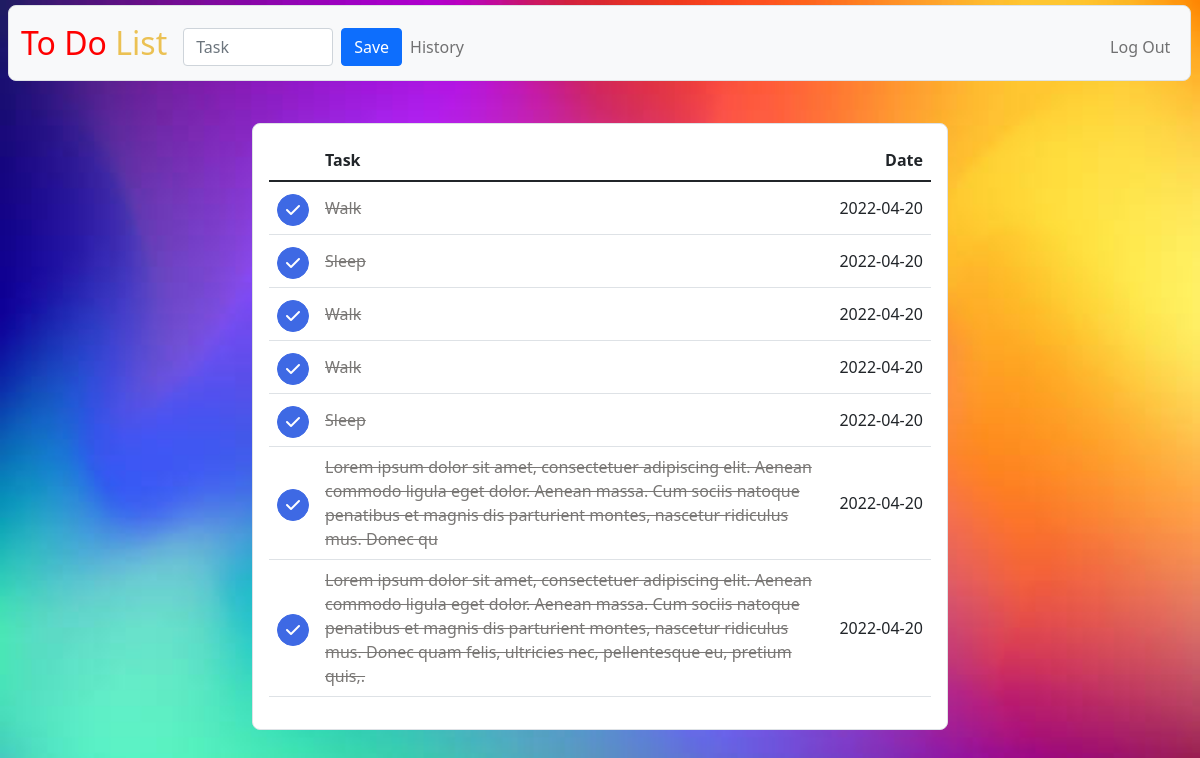
Page /history (signed in) on the earlier database version.
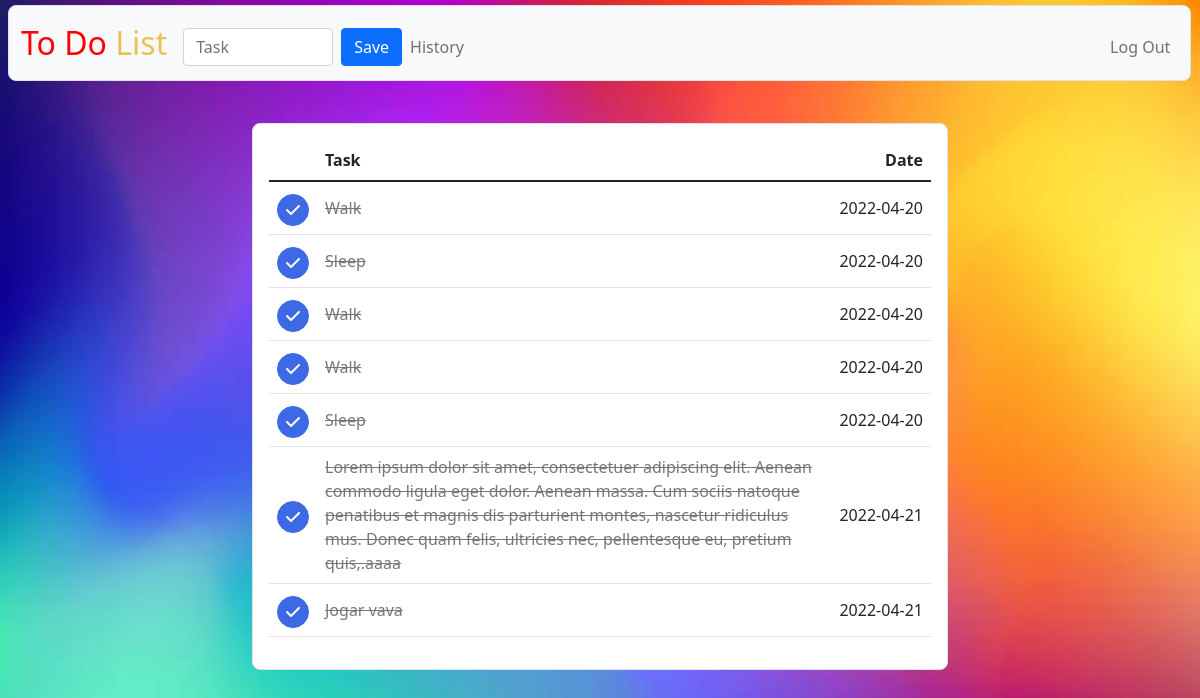
Same page on the later database version.
### tables this page shows
CREATE TABLE list (
list_id INTEGER PRIMARY KEY AUTOINCREMENT NOT NULL,
user_id INTEGER NOT NULL,
done BOOL NOT NULL,
todo TINYTEXT NOT NULL,
date DATETIME NOT NULL DEFAULT CURRENT_TIMESTAMP,
FOREIGN KEY (user_id) REFERENCES users(user_id) );

### app.py (the view)
@app.route("/history", methods=["GET", "POST"])
@login_required
def history():
    if request.method == "POST":
        db.execute("UPDATE list SET done = 0 WHERE user_id = ? AND list_id = ?", session["user_id"], request.form.get("id"))
        list = db.execute("SELECT * FROM list WHERE user_id = ? AND done = 1 ", session["user_id"])
        counter = db.execute("SELECT COUNT(*) FROM list WHERE user_id = ? AND done = 1", session["user_id"])
        return render_template("history.html", list=list, counter=counter)
    else:
        list = db.execute("SELECT * FROM list WHERE user_id = ? AND done = 1 ", session["user_id"])
        counter = db.execute("SELECT COUNT(*) FROM list WHERE user_id = ? AND done = 1", session["user_id"])
        return render_template("history.html", list=list, counter=counter[0]["COUNT(*)"])

### app.py (called while the page is built)
@app.after_request
def after_request(response):
    response.headers["Cache-Control"] = "no-cache, no-store, must-revalidate"
    response.headers["Expires"] = 0
    response.headers["Pragma"] = "no-cache"
    return response

### helpers.py (called while the page is built)
def login_required(f):
    @wraps(f)
    def decorated_function(*args, **kwargs):
        if session.get("user_id") is None:
            return redirect("/login")
        return f(*args, **kwargs)
    return decorated_function

### templates/history.html (shortened to what this page needs)
{% extends "layout.html" %}
{% block main %}
    {% if counter == 0 %}
        <p>Complete Tasks so they can appear here</p>
    {% else %}
        <div class="container shape border">
            <table class="table tablestriped">
                <thead>
                    <tr>
                        <th class="text-start"> </th>
                        <th class="text-start">Task</th>
                        <th class="text-end">Date</th>
                    </tr>
                </thead>
                <tbody>
                    {% for li in list %}
                        <tr class="align">
                            <td class="text-start">
                                <form action="/history" method="post">
                                    <button type="submit" class="btn btn-outline-primary2 form-check-input check"><i class="fa-solid fa-check"></i></button>
                                </form>
                            </td>
                            <td class="text-start line">{{ li.todo }}</td>
                            <td class="text-end text-nowrap">{{ li.date[0:10] }}</td>
                        </tr>
                    {% endfor %}
                </tbody>
            </table>
        </div>
    {% endif %}
{% endblock %}}

Differences in the rows shown:
no longer on this page (row edited): list: todo "Lorem ipsum dolor sit amet, consectetuer adipiscing elit. Aenean commodo ligula eget dolor. Aenean massa. Cum sociis natoque penatibus et magnis dis parturient montes, nascetur ridiculus mus. Donec qu", date "2022-04-20"
no longer on this page (row edited): list: todo "Lorem ipsum dolor sit amet, consectetuer adipiscing elit. Aenean commodo ligula eget dolor. Aenean massa. Cum sociis natoque penatibus et magnis dis parturient montes, nascetur ridiculus mus. Donec quam felis, ultricies nec, pellentesque eu, pretium quis,.", date "2022-04-20"
now on this page (row edited): list: todo "Lorem ipsum dolor sit amet, consectetuer adipiscing elit. Aenean commodo ligula eget dolor. Aenean massa. Cum sociis natoque penatibus et magnis dis parturient montes, nascetur ridiculus mus. Donec quam felis, ultricies nec, pellentesque eu, pretium quis,.aaaa", date "2022-04-21"
added list: todo "Jogar vava", date "2022-04-21"
